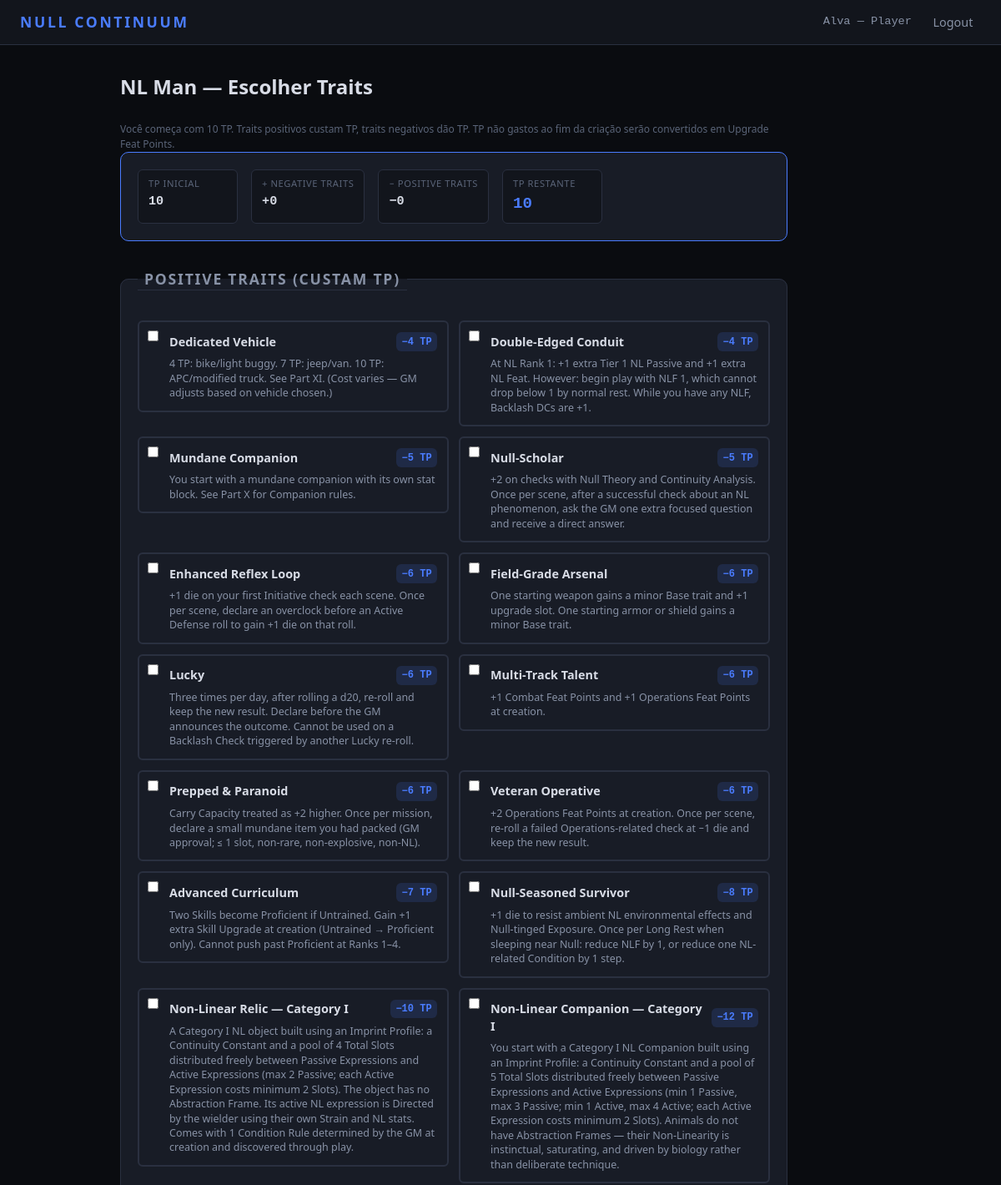
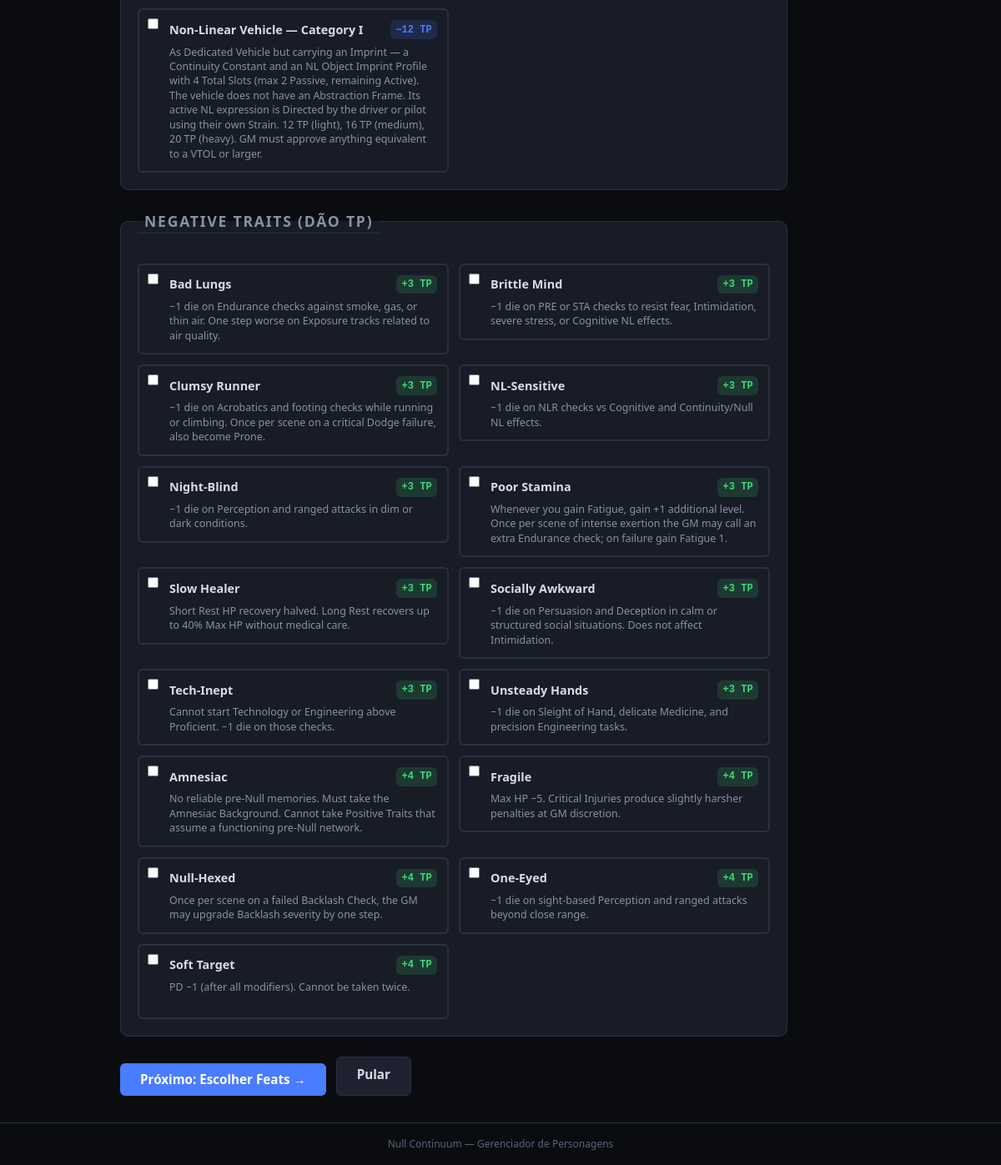
/personagens/novo/15/traits/ (signed in), run on the app's committed database (2 pictures, top to bottom).
### HomeApp/models.py (models this page shows, shortened)
class User(AbstractUser):
    ROLE_CHOICES = [
        ('GM', 'Game Master'),
        ('PLAYER', 'Player'),
    ]
    role = models.CharField(max_length=6, choices=ROLE_CHOICES, default='PLAYER')

### CharSheet/models.py (models this page shows, shortened)
class Character(models.Model):
    player = models.ForeignKey(
        settings.AUTH_USER_MODEL,
        on_delete=models.CASCADE,
        related_name='characters',
    )
    name = models.CharField('Nome do Personagem', max_length=120)
    background = models.CharField(
        'Background', max_length=20,
        choices=BACKGROUND_CHOICES, default='OTHER',
    )
    background_custom = models.CharField(
        'Background (custom)', max_length=120, blank=True,
        help_text='Preencha se escolheu "Outro".',
    )
    base_rank = models.PositiveIntegerField(
        'Base Rank', default=1,
        validators=[MinValueValidator(1), MaxValueValidator(15)],
    )
    nl_rank = models.PositiveIntegerField(
        'NL Rank', default=0,
        validators=[MinValueValidator(0), MaxValueValidator(15)],
    )
    agility = models.PositiveIntegerField(
        'Agility (AGI)', default=1,
        validators=[MinValueValidator(1), MaxValueValidator(5)],
    )
    fortitude = models.PositiveIntegerField(
        'Fortitude (FOR)', default=1,
        validators=[MinValueValidator(1), MaxValueValidator(5)],
    )
    insight = models.PositiveIntegerField(
        'Insight (INS)', default=1,
        validators=[MinValueValidator(1), MaxValueValidator(5)],
    )
    presence = models.PositiveIntegerField(
        'Presence (PRE)', default=1,
        validators=[MinValueValidator(1), MaxValueValidator(5)],
    )
    stability = models.PositiveIntegerField(
        'Stability (STA)', default=1,
        validators=[MinValueValidator(1), MaxValueValidator(5)],
    )
    intent = models.PositiveIntegerField(
        'Intent (INT)', default=1,
        validators=[MinValueValidator(1), MaxValueValidator(5)],
    )
    continuity_constant = models.CharField(
        'Continuity Constant', max_length=4,
        choices=CC_CHOICES, blank=True, default='',
    )
    abstraction_frame = models.CharField(
        'Abstraction Frame', max_length=10,
        choices=FRAME_CHOICES, blank=True, default='',
    )
    current_hp = models.IntegerField('HP Atual', default=0)
    current_strain = models.IntegerField('Strain Atual', default=0)
    temp_hp = models.IntegerField('HP Temporário', default=0)
    current_ap = models.IntegerField('AP Atual', default=3)
    armor_bonus = models.IntegerField('Bônus de Armadura', default=0)
    shield_bonus = models.IntegerField('Bônus de Escudo', default=0)
    current_load = models.IntegerField('Carga Atual', default=0)
    skill_melee = models.CharField('Melee', max_length=1, choices=SKILL_RANK_CHOICES, default='U')
    skill_ranged_weapons = models.CharField('Ranged Weapons', max_length=1, choices=SKILL_RANK_CHOICES, default='U')
    skill_heavy_weaponry = models.CharField('Heavy Weaponry', max_length=1, choices=SKILL_RANK_CHOICES, default='U')
    skill_initiative = models.CharField('Initiative', max_length=1, choices=SKILL_RANK_CHOICES, default='U')
    skill_athletics = models.CharField('Athletics', max_length=1, choices=SKILL_RANK_CHOICES, default='U')
    skill_endurance = models.CharField('Endurance', max_length=1, choices=SKILL_RANK_CHOICES, default='U')
    skill_acrobatics = models.CharField('Acrobatics', max_length=1, choices=SKILL_RANK_CHOICES, default='U')
    skill_stealth = models.CharField('Stealth', max_length=1, choices=SKILL_RANK_CHOICES, default='U')
    skill_perception = models.CharField('Perception', max_length=1, choices=SKILL_RANK_CHOICES, default='U')
    skill_reflexes = models.CharField('Reflexes', max_length=1, choices=SKILL_RANK_CHOICES, default='U')
    skill_sleight_of_hand = models.CharField('Sleight of Hand', max_length=1, choices=SKILL_RANK_CHOICES, default='U')
    skill_piloting_ground = models.CharField('Piloting (Ground)', max_length=1, choices=SKILL_RANK_CHOICES, default='U')
    skill_piloting_air = models.CharField('Piloting (Air)', max_length=1, choices=SKILL_RANK_CHOICES, default='U')
    skill_piloting_sea = models.CharField('Piloting (Sea)', max_length=1, choices=SKILL_RANK_CHOICES, default='U')
    skill_technology = models.CharField('Technology', max_length=1, choices=SKILL_RANK_CHOICES, default='U')
    skill_engineering = models.CharField('Engineering', max_length=1, choices=SKILL_RANK_CHOICES, default='U')
    skill_medicine = models.CharField('Medicine', max_length=1, choices=SKILL_RANK_CHOICES, default='U')
    skill_history = models.CharField('History', max_length=1, choices=SKILL_RANK_CHOICES, default='U')
    skill_religion = models.CharField('Religion', max_length=1, choices=SKILL_RANK_CHOICES, default='U')
    skill_investigation = models.CharField('Investigation', max_length=1, choices=SKILL_RANK_CHOICES, default='U')
    skill_intuition = models.CharField('Intuition', max_length=1, choices=SKILL_RANK_CHOICES, default='U')
    skill_persuasion = models.CharField('Persuasion', max_length=1, choices=SKILL_RANK_CHOICES, default='U')
    skill_intimidation = models.CharField('Intimidation', max_length=1, choices=SKILL_RANK_CHOICES, default='U')
    skill_deception = models.CharField('Deception', max_length=1, choices=SKILL_RANK_CHOICES, default='U')
    skill_survival = models.CharField('Survival', max_length=1, choices=SKILL_RANK_CHOICES, default='U')
    skill_null_theory = models.CharField('Null Theory', max_length=1, choices=SKILL_RANK_CHOICES, default='U')
    skill_null_navigation = models.CharField('Null Navigation', max_length=1, choices=SKILL_RANK_CHOICES, default='U')
    skill_animal_handling = models.CharField('Animal Handling', max_length=1, choices=SKILL_RANK_CHOICES, default='U')
    skill_nlc = models.CharField('NL Control (NLC)', max_length=1, choices=SKILL_RANK_CHOICES, default='U')
    skill_nlr = models.CharField('NL Resistance (NLR)', max_length=1, choices=SKILL_RANK_CHOICES, default='U')
    skill_nl_sensitivity = models.CharField('NL Sensitivity', max_length=1, choices=SKILL_RANK_CHOICES, default='U')
    skill_nl_engineering = models.CharField('NL Engineering', max_length=1, choices=SKILL_RANK_CHOICES, default='U')
    skill_anomalous_protocols = models.CharField('Anomalous Protocols', max_length=1, choices=SKILL_RANK_CHOICES, default='U')
    skill_continuity_analysis = models.CharField('Continuity Analysis', max_length=1, choices=SKILL_RANK_CHOICES, default='U')
    notes = models.TextField('Notas', blank=True)
    created_at = models.DateTimeField(auto_now_add=True)
    updated_at = models.DateTimeField(auto_now=True)
    class Meta:
        ordering = ['-updated_at']
        verbose_name = 'Personagem'
        verbose_name_plural = 'Personagens'
    @property
    def category(self):
        if self.nl_rank == 0:
            return '—'
        if self.nl_rank <= 3:
            return 'I'
        if self.nl_rank <= 6:
            return 'II'
        if self.nl_rank <= 9:
            return 'III'
        if self.nl_rank <= 12:
            return 'IV'
        return 'V'
    SKILL_FIELDS = [
        ('skill_melee', 'Melee', 'Combate'),
        ('skill_ranged_weapons', 'Ranged Weapons', 'Combate'),
        ('skill_heavy_weaponry', 'Heavy Weaponry', 'Combate'),
        ('skill_initiative', 'Initiative', 'Combate'),
        ('skill_athletics', 'Athletics', 'Geral'),
        ('skill_endurance', 'Endurance', 'Geral'),
        ('skill_acrobatics', 'Acrobatics', 'Geral'),
        ('skill_stealth', 'Stealth', 'Geral'),
        ('skill_perception', 'Perception', 'Geral'),
        ('skill_reflexes', 'Reflexes', 'Geral'),
        ('skill_sleight_of_hand', 'Sleight of Hand', 'Geral'),
        ('skill_piloting_ground', 'Piloting (Ground)', 'Geral'),
        ('skill_piloting_air', 'Piloting (Air)', 'Geral'),
        ('skill_piloting_sea', 'Piloting (Sea)', 'Geral'),
        ('skill_technology', 'Technology', 'Geral'),
        ('skill_engineering', 'Engineering', 'Geral'),
        ('skill_medicine', 'Medicine', 'Geral'),
        ('skill_history', 'History', 'Geral'),
        ('skill_religion', 'Religion', 'Geral'),
        ('skill_investigation', 'Investigation', 'Geral'),
        ('skill_intuition', 'Intuition', 'Geral'),
        ('skill_persuasion', 'Persuasion', 'Geral'),
        ('skill_intimidation', 'Intimidation', 'Geral'),
        ('skill_deception', 'Deception', 'Geral'),
        ('skill_survival', 'Survival', 'Geral'),
        ('skill_null_theory', 'Null Theory', 'Geral'),
        ('skill_null_navigation', 'Null Navigation', 'Geral'),
        ('skill_animal_handling', 'Animal Handling', 'Geral'),
        ('skill_nlc', 'NL Control (NLC)', 'Non-Linear'),
        ('skill_nlr', 'NL Resistance (NLR)', 'Non-Linear'),
        ('skill_nl_sensitivity', 'NL Sensitivity', 'Non-Linear'),
        ('skill_nl_engineering', 'NL Engineering', 'Non-Linear'),
        ('skill_anomalous_protocols', 'Anomalous Protocols', 'Non-Linear'),
        ('skill_continuity_analysis', 'Continuity Analysis', 'Non-Linear'),
    ]
    from .feat_models import FeatDefinition, CharacterFeat
    from .trait_models import TraitDefinition, CharacterTrait

### CharSheet/trait_models.py (models this page shows, shortened)
class TraitDefinition(models.Model):
    code = models.CharField(
        'Código', max_length=40, unique=True,
        help_text='Ex: LUCKY, FRAGILE, BG_PROTOCOL_BRED',
    )
    name = models.CharField('Nome', max_length=80)
    kind = models.CharField(
        'Tipo', max_length=12, choices=TRAIT_KIND_CHOICES,
    )
    cost = models.IntegerField(
        'Custo em TP', default=0,
        help_text='Positivo = custa TP (positive trait). Negativo = dá TP (negative trait). 0 = background.',
    )
    description = models.TextField('Descrição', blank=True)
    background_key = models.CharField(
        'Background (só para BG traits)', max_length=30, blank=True,
        help_text='Se BACKGROUND: qual background concede este trait.',
    )
    class Meta:
        ordering = ['kind', 'name']
        verbose_name = 'Trait (Livro)'
        verbose_name_plural = 'Traits (Livro)'

### CharSheet/views.py (the view, shortened to what this page needs)
# urls.py: path('personagens/novo/<int:pk>/traits/', views.character_create_traits, name='character_create_traits'),
@login_required
def character_create_traits(request, pk):
    character = get_object_or_404(Character, pk=pk, player=request.user)
    positive_traits = list(TraitDefinition.objects.filter(kind='POSITIVE').order_by('cost', 'name'))
    negative_traits = list(TraitDefinition.objects.filter(kind='NEGATIVE').order_by('-cost', 'name'))
    errors = []
    owned_trait_ids = set(
        CharacterTrait.objects.filter(character=character)
        .values_list('trait_id', flat=True)
    )
    selected_pos = request.POST.getlist('positive_traits') if request.method == 'POST' else []
    selected_neg = request.POST.getlist('negative_traits') if request.method == 'POST' else []
    pos_cost = sum(
        t.cost for t in positive_traits
        if str(t.id) in selected_pos
    )
    neg_gain = sum(
        abs(t.cost) for t in negative_traits
        if str(t.id) in selected_neg
    )
    remaining_tp = STARTING_TP + neg_gain - pos_cost
    return render(request, 'CharSheet/character_create_traits.html', {
        'c': character,
        'positive_traits': positive_traits,
        'negative_traits': negative_traits,
        'selected_pos': selected_pos,
        'selected_neg': selected_neg,
        'starting_tp': STARTING_TP,
        'pos_cost': pos_cost,
        'neg_gain': neg_gain,
        'remaining_tp': remaining_tp,
        'errors': errors,
    })

### templates/CharSheet/character_create_traits.html (shortened to what this page needs)
{% extends 'base.html' %}
{% block content %}
<div class="form-page">
    <h1 class="page-title">{{ c.name }} — Escolher Traits</h1>
    <p class="form-help">
        Você começa com {{ starting_tp }} TP. Traits positivos custam TP, traits negativos dão TP.
        TP não gastos ao fim da criação serão convertidos em Upgrade Feat Points.
    </p>
    <div class="rankup-summary">
        <div class="rankup-rewards">
            <div class="reward-item">
                <span class="reward-label">TP Inicial</span>
                <span class="reward-value">{{ starting_tp }}</span>
            </div>
            <div class="reward-item">
                <span class="reward-label">+ Negative Traits</span>
                <span class="reward-value">+{{ neg_gain }}</span>
            </div>
            <div class="reward-item">
                <span class="reward-label">− Positive Traits</span>
                <span class="reward-value">−{{ pos_cost }}</span>
            </div>
            <div class="reward-item">
                <span class="reward-label">TP Restante</span>
                <span class="reward-value {% if remaining_tp < 0 %}reward-danger{% else %}reward-highlight{% endif %}">
                    {{ remaining_tp }}
                </span>
            </div>
        </div>
    </div>
    <form method="post">
        <fieldset class="form-section">
            <legend class="section-title">Positive Traits (custam TP)</legend>
            <div class="traits-grid">
                {% for trait in positive_traits %}
                <label class="trait-option">
                    <input type="checkbox" name="positive_traits" value="{{ trait.id }}"
                        {% if trait.id|stringformat:"d" in selected_pos %}checked{% endif %}>
                    <div class="trait-card">
                        <div class="trait-header">
                            <span class="trait-name">{{ trait.name }}</span>
                            <span class="trait-cost trait-cost-positive">−{{ trait.cost }} TP</span>
                        </div>
                        <p class="trait-desc">{{ trait.description }}</p>
                    </div>
                </label>
                {% endfor %}
            </div>
        </fieldset>
        <fieldset class="form-section">
            <legend class="section-title">Negative Traits (dão TP)</legend>
            <div class="traits-grid">
                {% for trait in negative_traits %}
                <label class="trait-option">
                    <input type="checkbox" name="negative_traits" value="{{ trait.id }}"
                        {% if trait.id|stringformat:"d" in selected_neg %}checked{% endif %}>
                    <div class="trait-card">
                        <div class="trait-header">
                            <span class="trait-name">{{ trait.name }}</span>
                            <span class="trait-cost trait-cost-negative">+{{ trait.cost|stringformat:"+d"|slice:"1:" }} TP</span>
                        </div>
                        <p class="trait-desc">{{ trait.description }}</p>
                    </div>
                </label>
                {% endfor %}
            </div>
        </fieldset>
        <div class="form-actions">
            <button type="submit" class="btn btn-primary btn-inline">Próximo: Escolher Feats →</button>
            <a href="{% url 'character_detail' pk=c.pk %}" class="btn btn-secondary btn-inline">Pular</a>
        </div>
    </form>
</div>
{% endblock %}

### templates/base.html (shortened to what this page needs)
{% load static %}
<!DOCTYPE html>
<html lang="pt-br">
<head>
    <link rel="stylesheet" href="{% static 'css/style.css' %}">
    <link rel="stylesheet" href="{% static 'css/charsheet.css' %}">
    <link rel="stylesheet" href="{% static 'css/combat_tracker.css' %}">
    <link rel="stylesheet" href="{% static 'css/feats.css' %}">
    <link rel="stylesheet" href="{% static 'css/rankup.css' %}">
    <link rel="stylesheet" href="{% static 'css/traits.css' %}">
</head>
<body>
    <nav class="navbar">
        <a href="{% url 'dashboard' %}" class="nav-brand">NULL CONTINUUM</a>
        <div class="nav-links">
            {% if user.is_authenticated %}
                <span class="nav-user">{{ user.username }} — {{ user.get_role_display }}</span>
                <form method="post" action="{% url 'logout' %}" class="nav-logout-form">
                    <button type="submit" class="nav-link nav-btn">Logout</button>
                </form>
            {% else %}
                <a href="{% url 'login' %}" class="nav-link">Login</a>
                <a href="{% url 'register' %}" class="nav-link">Registrar</a>
            {% endif %}
        </div>
    </nav>
    <main class="container">
        {% block content %}{% endblock %}
    </main>
    <footer class="footer">
        <p>Null Continuum — Gerenciador de Personagens</p>
    </footer>
</body>
</html>

### data on the page
User: username "Alva", role "Player"
Character: name "NL Man"
TraitDefinition: name "Dedicated Vehicle", cost "4", description "4 TP: bike/light buggy. 7 TP: jeep/van. 10 TP: APC/modified truck. See Part XI. (Cost varies — GM adjusts based on vehicle chosen.)"
TraitDefinition: name "Double-Edged Conduit", cost "4", description "At NL Rank 1: +1 extra Tier 1 NL Passive and +1 extra NL Feat. However: begin play with NLF 1, which cannot drop below 1 by normal rest. While you have any NLF, Backlash DCs are +1."
TraitDefinition: name "Mundane Companion", cost "5", description "You start with a mundane companion with its own stat block. See Part X for Companion rules."
TraitDefinition: name "Null-Scholar", cost "5", description "+2 on checks with Null Theory and Continuity Analysis. Once per scene, after a successful check about an NL phenomenon, ask the GM one extra focused question and receive a direct answer."
TraitDefinition: name "Enhanced Reflex Loop", cost "6", description "+1 die on your first Initiative check each scene. Once per scene, declare an overclock before an Active Defense roll to gain +1 die on that roll."
TraitDefinition: name "Field-Grade Arsenal", cost "6", description "One starting weapon gains a minor Base trait and +1 upgrade slot. One starting armor or shield gains a minor Base trait."
TraitDefinition: name "Lucky", cost "6", description "Three times per day, after rolling a d20, re-roll and keep the new result. Declare before the GM announces the outcome. Cannot be used on a Backlash Check triggered by another Lucky re-roll."
TraitDefinition: name "Multi-Track Talent", cost "6", description "+1 Combat Feat Points and +1 Operations Feat Points at creation."
TraitDefinition: name "Prepped & Paranoid", cost "6", description "Carry Capacity treated as +2 higher. Once per mission, declare a small mundane item you had packed (GM approval; ≤ 1 slot, non-rare, non-explosive, non-NL)."
TraitDefinition: name "Veteran Operative", cost "6", description "+2 Operations Feat Points at creation. Once per scene, re-roll a failed Operations-related check at −1 die and keep the new result."
TraitDefinition: name "Advanced Curriculum", cost "7", description "Two Skills become Proficient if Untrained. Gain +1 extra Skill Upgrade at creation (Untrained → Proficient only). Cannot push past Proficient at Ranks 1–4."
TraitDefinition: name "Null-Seasoned Survivor", cost "8", description "+1 die to resist ambient NL environmental effects and Null-tinged Exposure. Once per Long Rest when sleeping near Null: reduce NLF by 1, or reduce one NL-related Condition by 1 step."
TraitDefinition: name "Non-Linear Relic — Category I", cost "10", description "A Category I NL object built using an Imprint Profile: a Continuity Constant and a pool of 4 Total Slots distributed freely between Passive Expressions and Active Expressions (max 2 Passive; each Active Expression costs minimum 2 Slots). The object has no Abstraction Frame. Its active NL expression is Directed by the wielder using their own Strain and NL stats. Comes with 1 Condition Rule determined by the GM at creation and discovered through play."
TraitDefinition: name "Non-Linear Companion — Category I", cost "12", description "You start with a Category I NL Companion built using an Imprint Profile: a Continuity Constant and a pool of 5 Total Slots distributed freely between Passive Expressions and Active Expressions (min 1 Passive, max 3 Passive; min 1 Active, max 4 Active; each Active Expression costs minimum 2 Slots). Animals do not have Abstraction Frames — their Non-Linearity is instinctual, saturating, and driven by biology rather than deliberate technique."
TraitDefinition: name "Non-Linear Vehicle — Category I", cost "12", description "As Dedicated Vehicle but carrying an Imprint — a Continuity Constant and an NL Object Imprint Profile with 4 Total Slots (max 2 Passive, remaining Active). The vehicle does not have an Abstraction Frame. Its active NL expression is Directed by the driver or pilot using their own Strain. 12 TP (light), 16 TP (medium), 20 TP (heavy). GM must approve anything equivalent to a VTOL or larger."
TraitDefinition: name "Bad Lungs", cost "3", description "−1 die on Endurance checks against smoke, gas, or thin air. One step worse on Exposure tracks related to air quality."
TraitDefinition: name "Brittle Mind", cost "3", description "−1 die on PRE or STA checks to resist fear, Intimidation, severe stress, or Cognitive NL effects."
TraitDefinition: name "Clumsy Runner", cost "3", description "−1 die on Acrobatics and footing checks while running or climbing. Once per scene on a critical Dodge failure, also become Prone."
TraitDefinition: name "NL-Sensitive", cost "3", description "−1 die on NLR checks vs Cognitive and Continuity/Null NL effects."
TraitDefinition: name "Night-Blind", cost "3", description "−1 die on Perception and ranged attacks in dim or dark conditions."
TraitDefinition: name "Poor Stamina", cost "3", description "Whenever you gain Fatigue, gain +1 additional level. Once per scene of intense exertion the GM may call an extra Endurance check; on failure gain Fatigue 1."
TraitDefinition: name "Slow Healer", cost "3", description "Short Rest HP recovery halved. Long Rest recovers up to 40% Max HP without medical care."
TraitDefinition: name "Socially Awkward", cost "3", description "−1 die on Persuasion and Deception in calm or structured social situations. Does not affect Intimidation."
TraitDefinition: name "Tech-Inept", cost "3", description "Cannot start Technology or Engineering above Proficient. −1 die on those checks."
TraitDefinition: name "Unsteady Hands", cost "3", description "−1 die on Sleight of Hand, delicate Medicine, and precision Engineering tasks."
TraitDefinition: name "Amnesiac", cost "4", description "No reliable pre-Null memories. Must take the Amnesiac Background. Cannot take Positive Traits that assume a functioning pre-Null network."
TraitDefinition: name "Fragile", cost "4", description "Max HP −5. Critical Injuries produce slightly harsher penalties at GM discretion."
TraitDefinition: name "Null-Hexed", cost "4", description "Once per scene on a failed Backlash Check, the GM may upgrade Backlash severity by one step."
TraitDefinition: name "One-Eyed", cost "4", description "−1 die on sight-based Perception and ranged attacks beyond close range."
TraitDefinition: name "Soft Target", cost "4", description "PD −1 (after all modifiers). Cannot be taken twice."

### other printed values
{{ starting_tp }} "10"
{{ neg_gain }} "0"
{{ pos_cost }} "0"
{{ remaining_tp }} "10"
